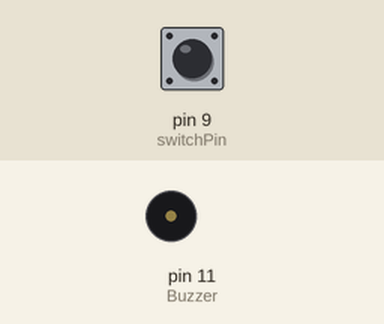
Bench run of a program on a simulated Arduino Nano, built with avr-gcc and run on an emulated ATmega328P. On the bench: buzzer (waves = sounding). Inputs (shaded band) come from the test bench; at power-on: pin 9 (switchPin) LOW.

Above: at 1.2 s.
1.3 s: pin 9 (switchPin) pulled HIGH for 0.15 s
At 1.83 s:
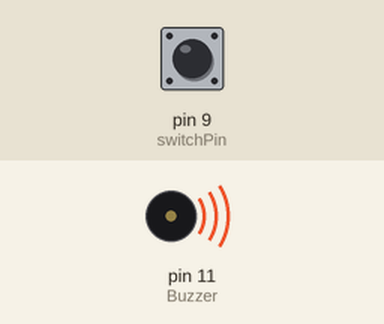
4.3 s: pin 9 (switchPin) pulled HIGH for 3.2 s
At 8.4 s:
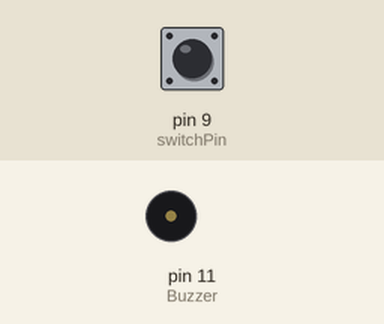
Timing chart, 0 to 9.9 s (numbered marks = the images above; inputs shaded):
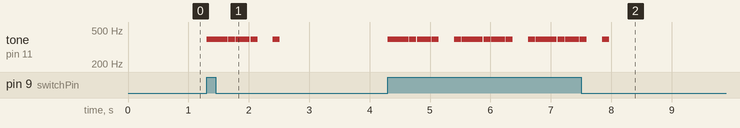

The program:

main.cpp
```cpp
#include <Arduino.h>
#include <Tone.h>


int Buzzer = 11;
int songLength = 6;
int switchPin = 9; //change if need be
char notes[] = "gggg gg gg "; // triplet quarter, eight quarter, eight quarter
int beats[] = {3,1,2,1,2,1}; //3,1,2,1,2,1

int frequency(char note)
{
  int i;
  const int numNotes = 8; // number of notes stored
  char names[] = { 'c', 'd', 'e', 'f', 'g', 'a', 'b', 'C' };
  int frequencies[] = {262, 294, 330, 349, 392, 440, 494, 523};
  for (i = 0; i < numNotes; i++)  // Step through the notes
  {
    if (names[i] == note)         // Is this the one?
    {
      return(frequencies[i]);     // Yes! Return the frequency
    }
  }
  return(0);  // looked through everything and didn't find it,
              // but we still need to return a value, so return 0.
}

// A "1" represents a quarter-note, 2 a half-note, 3 a triplet??
int tempo = 116; //tempo for the aggie war hymn
void setup() {
  // put your setup code here, to run once:
   pinMode(switchPin, INPUT);
   pinMode(Buzzer, OUTPUT);
}
void loop() {
  // put your main code here, to run repeatedly:
  int i, duration;
  if (digitalRead(switchPin) == HIGH)
  {
    for (i = 0; i < songLength; i++)
    {
      duration = beats[i]*tempo;
      if (notes[i] == ' ')
      {
        delay(duration);
      }
      else
      {
        tone(Buzzer, frequency(notes[i]), duration);
      delay(duration);
      }
      delay(tempo/10);
      // brief pause between notes
    }
  }
}
```

Measured:
- after the input at 1.3 s, tone on pin 11 (Buzzer): plays 392 Hz for 0.35 s, 392 Hz for 0.12 s, 392 Hz for 0.23 s, 392 Hz for 0.12 s, 392 Hz for 0.12 s, starting at once
- after the input at 4.3 s, tone on pin 11 (Buzzer): silent → 392 Hz at once, then repeats every 1.2 s: silent 0.01 s, 392 Hz 0.12 s, silent 0.01 s, 392 Hz 0.23 s, silent 0.01 s, 392 Hz 0.12 s, silent 0.25 s, 392 Hz 0.12 s, silent 0.01 s, 392 Hz 0.35 s, until it stays silent from 8.0 s
